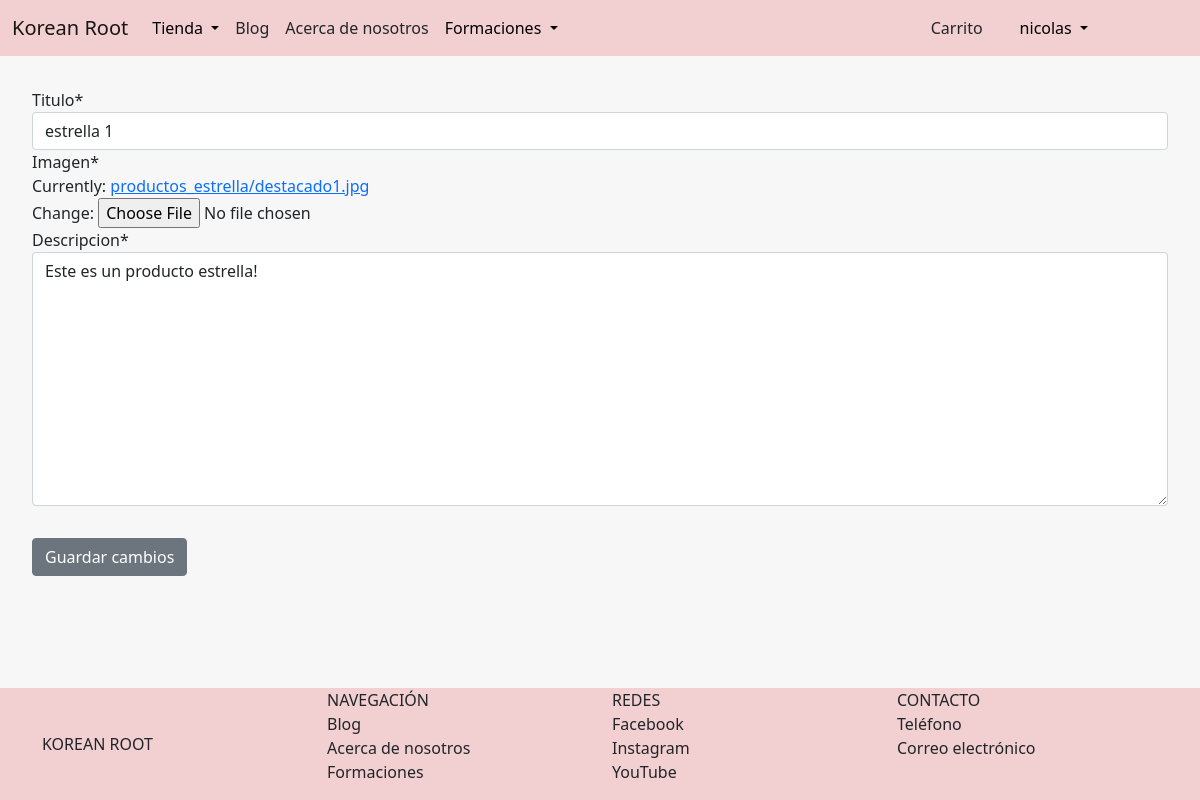
The page /blog/producto/estrella/editar/1 (signed in) on the database its author committed.
### AppBlog/models.py (models this page shows, shortened)
class ProductoEstrella(models.Model):
    titulo = models.CharField(max_length=50)
    imagen = models.ImageField(upload_to='productos_estrella', default=None)
    descripcion = models.TextField()

### AppBlog/views.py (the view)
# urls.py: path('producto/estrella/editar/<id>', editarProdEstrella, name='editar_prod_estrella'),
@staff_member_required
def editarProdEstrella(request, id):
    producto = ProductoEstrella.objects.get(id=id)
    if request.method == 'POST':
        form = AgregarProductoEstrella(request.POST, request.FILES, instance=producto)
        if form.is_valid():
            producto.save()
            messages.success(request, 'Producto editado con exito.')
            return redirect('blog:ver_prod_estrella')
    else:
        form = AgregarProductoEstrella(instance=producto)
    return render(request, 'AppBlog/editar_prod_estrella.html', {'form': form})

### AppBlog/forms.py
class AgregarProductoEstrella(forms.ModelForm):
    class Meta:
        model = ProductoEstrella
        fields = '__all__'

### AppBlog/templates/AppBlog/editar_prod_estrella.html (shortened to what this page needs)
{% extends 'AppTienda/padre.html' %}
{% load static %}
{% block contenidoQueCambia %}
    {% load crispy_forms_tags %}
    <form method="POST" enctype="multipart/form-data" class="col-lg-X" style="margin-right: 2rem; margin-left: 2rem; margin-bottom: 2rem; margin-top: 2rem;">
        {{ form|crispy }}
        <button class="btn btn-secondary me-md-2" type="submit" style="margin-top: 2rem;">Guardar cambios</button>
    </form>
{% endblock %}

### AppTienda/templates/AppTienda/padre.html (shortened to what this page needs)
<!doctype html>
<html lang="en">
  <head>
    {% load static %}
    <link href="https://cdn.jsdelivr.net/npm/bootstrap@5.1.3/dist/css/bootstrap.min.css" rel="stylesheet">
  </head>
  <body class="body">
        <nav class="navbar navbar-expand-sm navbar-light" style="background-color:rgb(242, 208, 209)">
            <div class="container">
            <a href="{% url 'blog:Inicio' %}" class="navbar-brand mb-0 h1" style="text-emphasis-color: aliceblue; margin-right: 1rem;">Korean Root</a>
            <div class="collapse navbar-collapse" id="navbarNav">
                <ul class="navbar-nav">
                    <li class="nav-item dropdown">
                        <a href="#"
                        class="nav-link dropdown-toggle"
                        id="navbarDropdown"
                        role="button"
                        data-bs-toggle="dropdown"
                        aria-expanded="false"
                        style="color: black;"
                        >Tienda
                        </a>
                    </li>
                    <li class="nav-item active">
                        <a
                        href="{% url 'blog:lista_publicaciones' %}"
                        class="nav-link"
                        style="text-decoration: none; color:inherit;"
                        >
                        Blog
                    </a>
                </li>
                    <li
                    class="nav-item active">
                    <a
                    href="{% url 'acerca_de_nosotros' %}"
                    class="nav-link"
                    style="text-decoration: none; color:inherit;"
                    >
                    Acerca de nosotros
                </a>
            </li>
                    <li class="nav-item dropdown">
                      <a href="#"
                      class="nav-link dropdown-toggle"
                      id="navbarDropdown"
                      role="button"
                      data-bs-toggle="dropdown"
                      aria-expanded="false"
                      style="color: black;"
                      >Formaciones
                      </a>
                </ul>
            </div>
            </div>
            {% if user.is_authenticated %}
              <div class="d-grid gap-2 d-sm-flex justify-content-end" style="width: 6rem; margin-right: 6rem;">
              <div class="d-grid gap-2 d-sm-flex justify-content-end" style="width: 5rem;">
                <button
                class="btn btn-outline"
                type="button"
                style="text-decoration: none; color:inherit;"
                >
                <a
                    href="{% url 'carrito' %}"
                    style="text-decoration: none; color:inherit;"
                    >
                    Carrito
                </a>
                </button>
                <li class="nav-item dropdown" style="list-style-type: none">
                  <a href="#"
                  class="nav-link dropdown-toggle"
                  id="navbarDropdown"
                  role="button"
                  data-bs-toggle="dropdown"
                  aria-expanded="false"
                  style="color: black;">
                  {{user.username}}
                  </a>
                </li>
              </div>
            {% endif %}
        </nav>
    {% block contenidoQueCambia %}
    {% endblock %}
  <footer
  class="footer"
  >
    <div class="container">
      <nav class="row">
        <a href="{% url 'blog:Inicio' %}"
        class="col-3 text-reser text-uppercase d-flex align-items-center"
        style="text-decoration: none; color:inherit;"
        >
          Korean Root
        </a>
        <ul class="col-3 list-unstyled">
          <li class="font-weight-bold text-uppercase">Navegación</li>
          <li><a href="{% url 'blog:lista_publicaciones' %}" class="text-reset" style="text-decoration: none; color:inherit;">Blog</a></li>
          <li><a href="{% url 'acerca_de_nosotros' %}" class="text-reset" style="text-decoration: none; color:inherit;">Acerca de nosotros</a></li>
          <li><a href="{% url 'cursos:capacitaciones' %}" class="text-reset" style="text-decoration: none; color:inherit;">Formaciones</a></li>
        </ul>
        <ul class="col-3 list-unstyled">
          <li class="font-weight-bold text-uppercase" style="text-decoration: none; color:inherit;">Redes</li>
          <li><a href="https://www.facebook.com/koreanroot" class="text-reset" style="text-decoration: none; color:inherit;">Facebook</a></li>
          <li><a href="https://instagram.com/koreanroot" class="text-reset" style="text-decoration: none; color:inherit;">Instagram</a></li>
          <li><a href="https://www.youtube.com/channel/UC8QQf5m4bq_b639ss8gnnDg" class="text-reset" style="text-decoration: none; color:inherit;">YouTube</a></li>
        </ul>
        <ul class="col-3 list-unstyled">
          <li class="font-weight-bold text-uppercase" style="text-decoration: none; color:inherit;">Contacto</li>
          <li><a href="tel:3424234054" class="text-reset" style="text-decoration: none; color:inherit;">Teléfono</a></li>
          <li><a href="thekoreanroot@gmail.com" class="text-reset" style="text-decoration: none; color:inherit;">Correo electrónico</a></li>
        </ul>
      </nav>
    </div>
  </footer>
  </body>
</html>

### AppTienda/templates/AppTienda/padre.html (style rules this page uses)
.body { background-color:rgb(247, 247, 247); display: flex; flex-direction: column; min-height: 100vh; }
.footer { background-color: rgb(242, 208, 209); position: relative; margin-top: auto; clear:both; }

### rows shown on the page
ProductoEstrella: titulo "estrella 1", descripcion "Este es un producto estrella!"

### other values the page prints
{{ user.username }} "nicolas"
